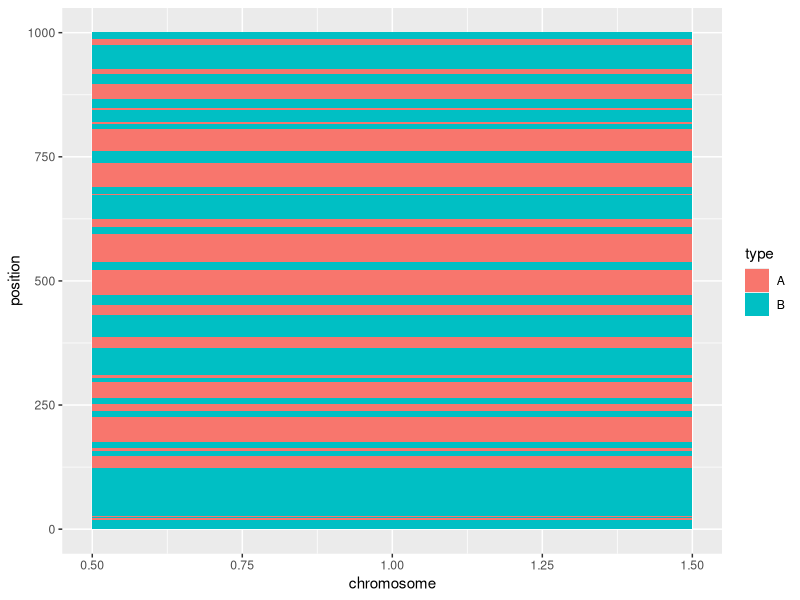

Write R code to recreate this figure.
# Admixing chromosomes in R
library(tidyverse)


# Building chromosomes
df <- data.frame("chromosome" = c(rep(c(1), 1000), rep(c(2), 1000)), 
                 "position" = c(1:1000, 1:1000),
                 "type" = c(rep(c("A"), 1000), rep(c("B"), 1000)))


types <- c("A", "B")
ancestry_choice <- sample(types, size = 1, prob = c(0.5, 0.5))


output <- data.frame(matrix(ncol=3, nrow=1000))
for(i in 1:1000){
  
  recombination <- sample(c(TRUE, FALSE), size = 1, prob = c(0.05, 1 - 0.05))
  
  if(recombination == FALSE){
    chr_pos <- filter(df, position == i & type %in% ancestry_choice)
    output[i, ] <- chr_pos
    output[i,]
    
  } else{
    ancestry_choice <- types[!types %in%ancestry_choice]
    chr_pos <- filter(df, position == i & type %in% ancestry_choice)
    output[i, ] <- chr_pos
    output[i,]
  }
  
}

output %>%
  select("position" = X2, "type" = X3) %>% 
  mutate("chromosome" = rep(1, 1000)) %>%
  ggplot(aes(chromosome, position, fill = type)) +
  geom_tile()





## EXAMPLE -- 
filter(df, type %in% ancestry_choice)
filter(df, !(type %in% ancestry_choice))
output <- data.frame(matrix(ncol=3, nrow=1000))
i <- 467
chr_pos <- filter(df, position == i & type == "B")
output[i, ] <- chr_pos
output[i,]
